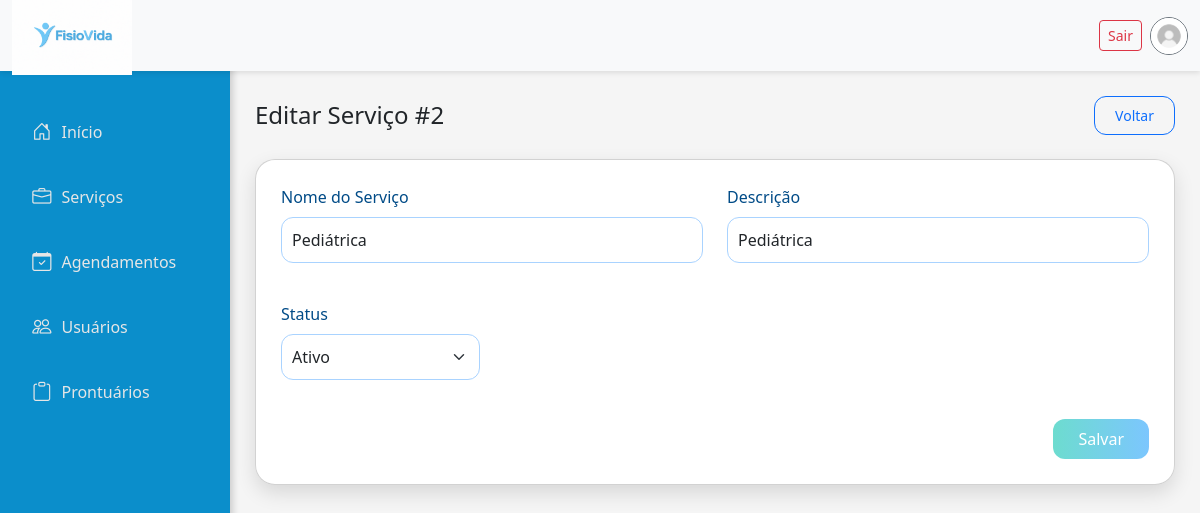
Screenshot of /admin/servico_edit.php?id=2 (signed in) with the database file from the repository.
### tables this page shows
CREATE TABLE servico (
    id_servico INT PRIMARY KEY AUTO_INCREMENT,
    nome_servico VARCHAR(100),
    descricao_servico VARCHAR(100),
    status ENUM('Ativo', 'Inativo')
);

### admin/servico_edit.php (the view, shortened to what this page needs)
<?php
require_once '../php/db.php';
$id = (int)($_GET['id'] ?? 0);
$stmt = $pdo->prepare('SELECT id_servico, nome_servico, descricao_servico, status FROM servico WHERE id_servico=?');
$stmt->execute([$id]);
$servico = $stmt->fetch(PDO::FETCH_ASSOC);
$nome_servico = $servico['nome_servico'];
$descricao_servico = $servico['descricao_servico'];
$status = $servico['status'];
include __DIR__ . '/partials/header.php';
?>
<!DOCTYPE html>
<html lang="pt-BR">
<head>
</head>
<div class="d-flex align-items-center justify-content-between mb-4">
  <h2 class="h4 mb-0">Editar Serviço #<?= (int)$servico['id_servico'] ?></h2>
  <a class="btn btn-outline-primary btn-sm" href="servicos.php">Voltar</a>
</div>
<form method="post" class="card mb-5">
  <div class="row g-4">
    <div class="col-md-6">
      <label class="form-label">Nome do Serviço</label>
      <input type="text" name="nome_servico" class="form-control" value="<?= htmlspecialchars($nome_servico) ?>" required>
    </div>
    <div class="col-md-6">
      <label class="form-label">Descrição</label>
      <input type="text" name="descricao_servico" class="form-control" value="<?= htmlspecialchars($descricao_servico) ?>" required>
    </div>
    <div class="col-md-3">
      <label class="form-label">Status</label>
      <select name="status" class="form-select" required>
        <option value="Ativo" <?= $status==='Ativo'?'selected':''; ?>>Ativo</option>
      </select>
    </div>
  </div>
  <div class="mt-4 text-end">
    <button class="btn btn-primary">Salvar</button>
  </div>
</form>
<?php include __DIR__ . '/partials/footer.php'; ?>
</body>
</html>

### admin/partials/header.php (style rules this page uses)
body { background-color: whitesmoke; min-height: 100vh; background-attachment: fixed; background-repeat: no-repeat; background-size: cover; }

### admin/servico_edit.php (style rules this page uses)
h2 { color: #003c82; font-weight: 600; }
.card { border-radius: 20px; box-shadow: 0 8px 20px rgba(0,0,0,0.12); padding: 25px; background-color: rgba(255, 255, 255, 0.95); width: 100%; max-width: 100%; margin-top: 20px; }
label.form-label { font-weight: 500; color: #004b87; }
.form-control, .form-select { border-radius: 12px; border: 1px solid #a9d3ff; padding: 10px; transition: all 0.3s ease; }
.btn-primary { border-radius: 12px; padding: 8px 25px; background: linear-gradient(90deg, #6ddccf 0%, #7cc6fe 100%); border: none; font-weight: 500; transition: all 0.3s ease; color: #fff; }
.btn-outline-primary { border-radius: 12px; padding: 8px 20px; font-weight: 500; transition: all 0.3s ease; }
.row.g-4 > [class*='col-'] { margin-bottom: 15px; }
.text-end { text-align: right; }

### rows the page displays
servico: id_servico "2", nome_servico "Pediátrica", descricao_servico "Pediátrica", status "Ativo"
